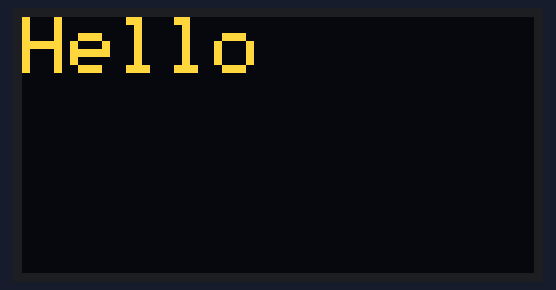
This program was run on a simulated ESP32. Shown: 128×64 one-colour display. The OLED is the two-colour kind (top 16 rows yellow).

Above: at 0.1 s.

The program:

main.cpp
```cpp
#include <Wire.h>
#include <Adafruit_GFX.h>
#include <Adafruit_SSD1306.h>

Adafruit_SSD1306 oled(128, 64, &Wire, -1);


void setup() {
  Serial.begin(115200);
  if (!oled.begin(SSD1306_SWITCHCAPVCC, 0x3C)) { Serial.println("OLED not found"); for (;;); }
  oled.clearDisplay();
  oled.setTextSize(2);
  oled.setTextColor(SSD1306_WHITE);
  oled.setCursor(0, 0);
  oled.println("Hello");
  oled.display();
}

void loop() {
  delay(1000);
}
```
